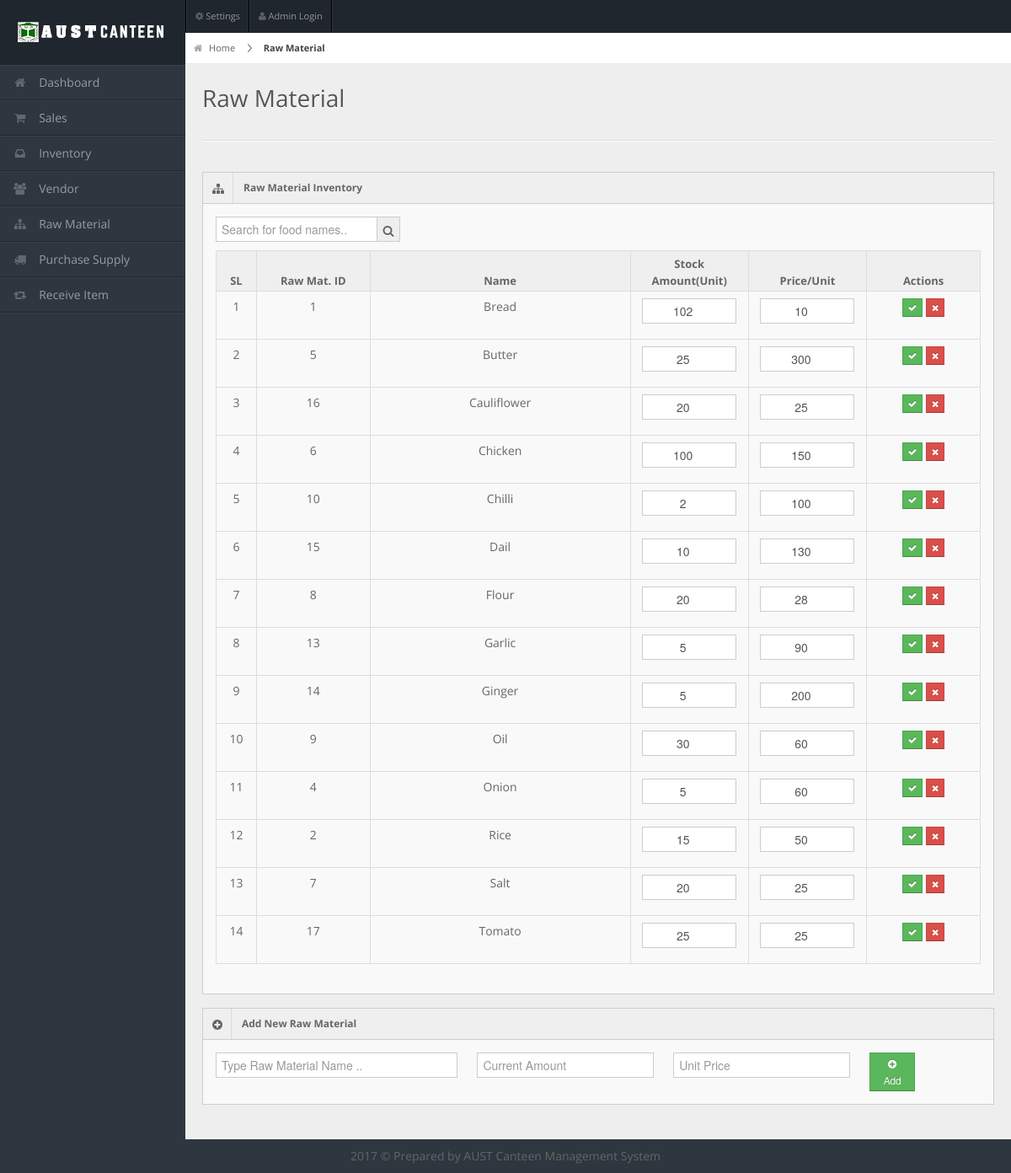
The page /rawMaterial.php on the database its author committed.
### tables this page shows
CREATE TABLE IF NOT EXISTS `raw_material` (
  `id` int(11) NOT NULL AUTO_INCREMENT,
  `name` varchar(32) NOT NULL,
  `amount` int(11) NOT NULL,
  `price` double NOT NULL,
  PRIMARY KEY (`id`)
);

### rawMaterial.php (the view, shortened to what this page needs)
<?php
include 'header.php';
?>
    <div id="content">
        <div id="content-header">
            <div id="breadcrumb">
                <a href="#" title="Go to Home" class="tip-bottom"><i class="icon-home"></i> Home</a> <a href="#" class="current">Raw Material</a></div>
                <h1>Raw Material</h1>
        </div>
        <div class="container-fluid">
            <hr>
            <div class="row-fluid">
                <div class="span12">
                    <div class="widget-box">
                        <div class="widget-title"> <span class="icon"> <i class="icon-sitemap"></i> </span>
                          <h5>Raw Material Inventory</h5>
                        </div>
                        <div class="widget-content">
                            <div class="input-append">
                                <input type="text" id="searchInput" onkeyup="searchFunction()" placeholder="Search for food names.." title="Type in a name" class="span11">
                                <span class="add-on"><i class="icon icon-search"></i></span>
                            </div>
                        <table class="table table-bordered data-table" id="myTable">
                            <thead>
                                <tr>
                                    <th class="span1">SL</th>
                                    <th class="span2">Raw Mat. ID</th>
                                    <th class="span4">Name</th>
                                    <th class="span2">Stock Amount(Unit)</th>
                                    <th class="span2">Price/Unit</th>
                                    <th class="span2">Actions</th
                                </tr>
                            </thead>
                            <tbody>
                                <?php
                                $query = "SELECT * from raw_material ORDER BY name ASC";
                                $runQuery = mysql_query($query);
                                $count = 1;
                                while($row = mysql_fetch_array($runQuery)) {
                                    echo "<tr>";
                                    ?>
                                    <form action="<?php echo htmlspecialchars($_SERVER["PHP_SELF"]);?>" name="dltupForm" method="post">
                                        <td><?php echo $count; ?></td>
                                        <td><?php echo $row['id']; ?></td>
                                        <td><?php echo $row['name']; ?></td>
                                        <td><input type="number" name="amount" class="text-center" style="width: 7em" autocomplete="off" value="<?php echo $row['amount'];?>" ></td>
                                        <td>
                                            <input type="number" name="price" class="text-center" style="width: 7em" autocomplete="off" value="<?php echo $row['price']; ?>" >
                                        </td>
                                        <td>
                                            <button type="submit" name="updateBtn" class="btn btn-success btn-mini tip-bottom" data-original-title="Update"><i class="icon icon-ok"></i>  </button>
                                            <button type="submit" name="dltBtn" class="btn btn-danger btn-mini tip-bottom" data-original-title="Remove" onclick=" return ConfirmDelete()" ><i class="icon icon-remove"></i> </button>
                                        </td>
                                    </form>
                                    <?php
                                    $count++;
                                    echo "</tr>";
                                    } ?>
                            </tbody>
                            </table>
                        </div>
                    </div>
                    <div class="widget-box collapsible">
                        <div class="widget-title"> <a data-toggle="collapse" href="#collapseOne"> <span class="icon"> <i class="icon-plus-sign"></i> </span>
                            <h5>Add New Raw Material</h5> </a>
                        </div>
                        <div id="collapseOne" class="collapse in">
                            <div class="widget-content">
                                <form action="<?php echo htmlspecialchars($_SERVER["PHP_SELF"]);?>" name="addForm" method="post">
                                <div class="controls controls-row">
                                    <input type="text" name="name" placeholder="Type Raw Material Name .." class="span4 m-wrap">
                                    <input type="number" name="amount" placeholder="Current Amount" class="span3 m-wrap">
                                    <input type="text" name="price" placeholder="Unit Price" class="span3 m-wrap">
                                    <button type="submit" name="addBtn" class="btn btn-success btn-small span1 m-wrap" > <i class="icon icon-plus-sign"> </i> Add</button>
                                </div>
                                </form>
                            </div>
                        </div>
                    </div>
                </div>
            </div>
<?php
include 'footer.php';
?>

### css/matrix-style.css (style rules this page uses)
* { outline:none !important; -moz-outline: none !important; }
html, body { height:100% }
body { overflow-x: hidden; margin-top: -10px; font-family: 'Open Sans', sans-serif; font-size:14px; color:#666; }
a { color:#666; }
select, textarea, input[type="text"], input[type="password"], input[type="datetime"], input[type="datetime-local"], input[type="date"], input[type="month"], input[type="time"], input[type="week"], input[type="number"], input[type="email"], input[type="url"], input[type="search"], input[type="tel"], input[type="color"], .uneditable-input, .label, .dropdown-menu, .btn, .well, .progress, .table-bordered, .btn-group > .btn:first-child, .btn-group > .btn:last-child, .btn-group > .btn:last-child, .btn-group > .dropdown-toggle, .alert { border-radius:0px; }
.btn, textarea, input[type="text"], input[type="password"], input[type="datetime"], input[type="datetime-local"], input[type="date"], input[type="month"], input[type="time"], input[type="week"], input[type="number"], input[type="email"], input[type="url"], input[type="search"], input[type="tel"], input[type="color"], .uneditable-input { box-shadow:none; }
.progress, .progress-success .bar, .progress .bar-success, .progress-warning .bar, .progress .bar-warning, .progress-danger .bar, .progress .bar-danger, .progress-info .bar, .progress .bar-info, .btn, .btn-primary { background-image:none; }
hr { border-top-color:#dadada; }
#content { background: none repeat scroll 0 0 #eeeeee; margin-left: 220px; margin-right: 0; padding-bottom: 25px; position: relative; min-height:100%; width: auto; }
#content-header { position: abslute; width: 100%; margin-top: -38px; z-index: 20; }
#content-header h1 { color: #555555; font-size: 28px; font-weight: normal; float: none; text-shadow: 0 1px 0 #ffffff; margin-left: 20px; position: relative; }
#content-header h1, #content-header .btn-group { margin-top: 20px; }
#breadcrumb { background-color: #fff; border-bottom: 1px solid #e3ebed; }
#breadcrumb a { padding: 8px 20px 8px 10px; display: inline-block; background-image: url('../img/breadcrumb.png'); background-position: center right; background-repeat: no-repeat; font-size: 11px; color: #666666; }
#breadcrumb a:last-child { background-image:none; }
#breadcrumb a.current { font-weight: bold; color: #444444; }
#breadcrumb a i { margin-right: 5px; opacity: .6; }
.widget-box { background: none repeat scroll 0 0 #F9F9F9; border-left: 1px solid #CDCDCD; border-top: 1px solid #CDCDCD; border-right: 1px solid #CDCDCD; clear: both; margin-top: 16px; margin-bottom: 16px; position: relative; }
.widget-title, .modal-header, .table th, div.dataTables_wrapper .ui-widget-header { background:#efefef; border-bottom: 1px solid #CDCDCD; height: 36px; }
.widget-title span.icon { padding: 9px 10px 7px 11px; float: left; border-right:1px solid #dadada; }
.widget-title h5 { color: #666; float: left; font-size: 12px; font-weight: bold; padding: 12px; line-height: 12px; margin: 0; }
.widget-content { padding:15px; border-bottom: 1px solid #cdcdcd; }
.widget-box.collapsible .collapse.in .widget-content { border-bottom: 1px solid #CDCDCD; }
.table th { height: auto; font-size:13px; padding: 5px 10px 2px; border-bottom: 0; text-align: center; color: #666666; }
.table td { border-bottom: 0; text-align: center; }
form { margin-bottom: 0; }
.input-append .add-on:last-child, .input-append .btn:last-child { border-radius:0px; padding:6px 5px 2px; }
.input-prepend input, .input-append input, .input-prepend input[class*="span"], .input-append input[class*="span"] { width:none; }
.input-append input, .input-append select, .input-prepend span, .input-prepend input { border-radius:0px!important; }

### css/matrix-media.css (style rules this page uses)
body { background:#2E363F; }

### rows shown on the page
raw_material: id "1", name "Bread", amount "102", price "10"
raw_material: id "5", name "Butter", amount "25", price "300"
raw_material: id "16", name "Cauliflower", amount "20", price "25"
raw_material: id "6", name "Chicken", amount "100", price "150"
raw_material: id "10", name "Chilli", amount "2", price "100"
raw_material: id "15", name "Dail", amount "10", price "130"
raw_material: id "8", name "Flour", amount "20", price "28"
raw_material: id "13", name "Garlic", amount "5", price "90"
raw_material: id "14", name "Ginger", amount "5", price "200"
raw_material: id "9", name "Oil", amount "30", price "60"
raw_material: id "4", name "Onion", amount "5", price "60"
raw_material: id "2", name "Rice", amount "15", price "50"
raw_material: id "7", name "Salt", amount "20", price "25"
raw_material: id "17", name "Tomato", amount "25", price "25"
